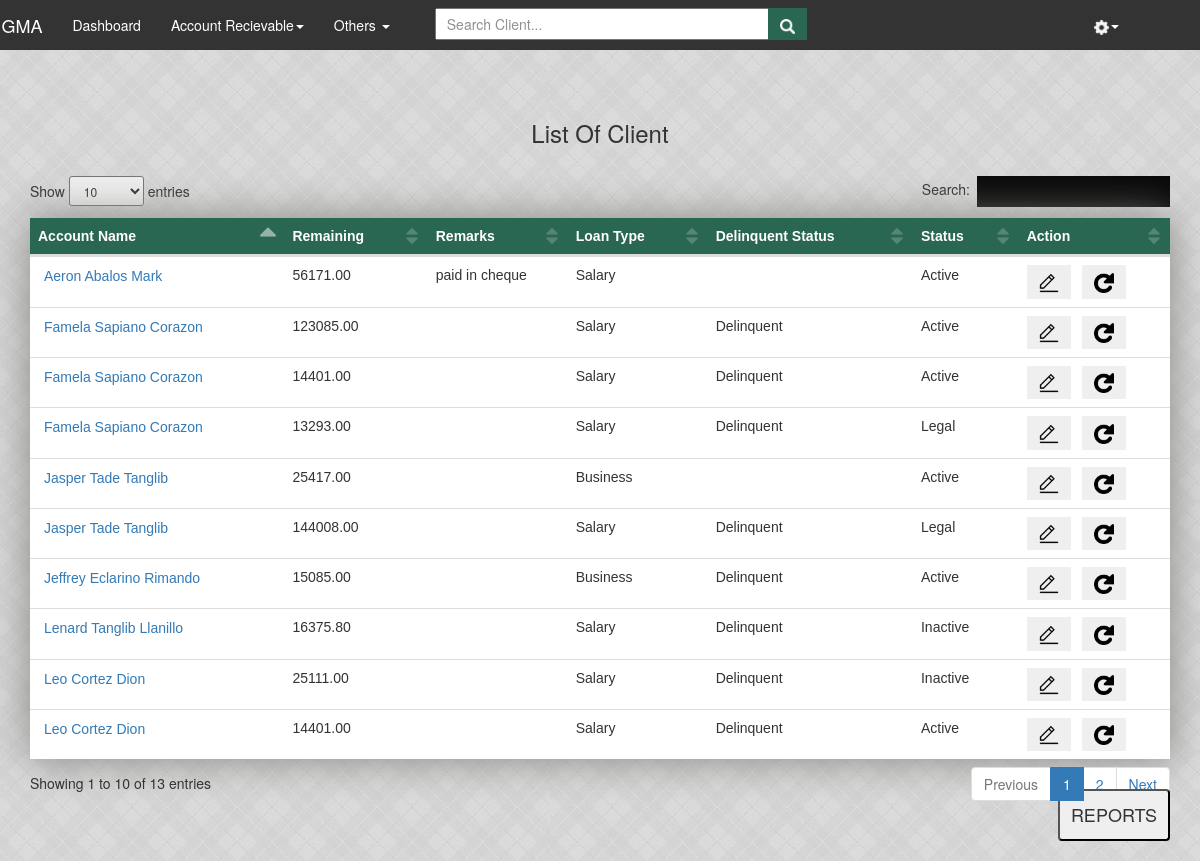
Screenshot of /List.php (signed in) with the database file from the repository.
### tables this page shows
CREATE TABLE `client` (
  `client_id` int(11) NOT NULL AUTO_INCREMENT,
  `first_name` varchar(45) NOT NULL,
  `middle_name` varchar(45) NOT NULL,
  `last_name` varchar(45) NOT NULL,
  `name_of_spouse` varchar(45) DEFAULT NULL,
  `present_address` varchar(100) NOT NULL,
  `contact_no` varchar(45) NOT NULL,
  `requested_amount` int(11) DEFAULT '0',
  `registered_status` enum('Pending','Approved','Denied') NOT NULL DEFAULT 'Pending',
  `registered_date` date NOT NULL,
  `business_address` varchar(100) NOT NULL,
  `name_of_firm` varchar(60) NOT NULL,
  `employment` enum('Employed','Own Business') NOT NULL,
  `position` varchar(60) NOT NULL,
  PRIMARY KEY (`client_id`)
);

CREATE TABLE `loan` (
  `loan_id` int(11) NOT NULL AUTO_INCREMENT,
  `loan_balance` int(11) DEFAULT '0',
  `date_booked` date NOT NULL,
  `maturity_date` date NOT NULL,
  `client_id` int(11) NOT NULL,
  `bi_monthly` int(11) DEFAULT '0',
  `interest_rate` int(11) DEFAULT '0',
  `loan_class` varchar(45) NOT NULL,
  `original_amount` decimal(65,2) DEFAULT '0.00',
  `insurance` int(11) DEFAULT '0',
  `delinquent_status` enum('Active','Inactive','Legal') DEFAULT 'Active',
  `loan_type` enum('Salary','Business') NOT NULL,
  `loan_remarks` varchar(120) DEFAULT NULL,
  `loan_status` enum('Normal','Restructured','Remove') DEFAULT 'Normal',
  PRIMARY KEY (`loan_id`),
  KEY `fk_clientid_loan_idx` (`client_id`),
  CONSTRAINT `fk_clientid_loan` FOREIGN KEY (`client_id`) REFERENCES `client` (`client_id`) ON DELETE CASCADE ON UPDATE CASCADE
);

### List.php (the view, shortened to what this page needs)
<?php
  include 'navigation.php';
?>
 <!DOCTYPE html>
 <html>
      <head>
          <link rel="stylesheet" href="css/w3.css">
          <link rel="stylesheet" type="text/css" href="css/table.css">
          <link rel="stylesheet" type="text/css" href="css/custom.css">
          <link rel="stylesheet" type="text/css" href="css/modal.css">
          <link rel="stylesheet" type="text/css" href="css/style.css">
          <link rel="stylesheet" type="text/css" href="css/search.css">
          <link rel="stylesheet" type="text/css" href="css/notification.css">
          <link rel="stylesheet" type="text/css" href="css/bootstrap.min2.css">
          <link rel="stylesheet" type="text/css" href="css/navigation.css">
          <link rel="stylesheet" type="text/css" href="css/navigation2.css">
          <link rel="stylesheet" type="text/css" href="css/dashboard.css">
          <link rel="stylesheet" type="text/css" href="css/dataTables.bootstrap.min.css" />
      </head>
      <body>
        <nav id="myNavbar" class="navbar nav-color" role="navigation">
            <div class="container">
                <div class="navbar-header">
                    <a class="navbar-brand" href="dashboard.php">SIGMA</a>
                </div>
                <div class="collapse navbar-collapse" id="bs-example-navbar-collapse-1">
                    <?php
                        echo navigate_it()
                    ?>
                    <ul class="nav navbar-nav navbar-right">
                    <?php
                      echo navigate_right();
                      ?>
                    </ul>
                </div>
            </div>
        </nav>
           <div class="container pad-1" style="padding-bottom: 54px;">
                <h3 align="center">List Of Client</h3>
                <br />
                     <table id="employee_data" class="table" >
                          <thead>
                               <tr class="my-bg text-white">
                                    <th>Account Name</th>
                                    <th>Remaining</th>
                                    <th>Remarks</th>
                                    <th>Loan Type</th>
                                    <th>Delinquent Status</th>
                                    <th>Status</th>
                                    <th>Action</th>
                               </tr>
                          </thead>
                          <?php
                          include "Include/connection.php";
                             $query ="SELECT * from client
                                inner join loan on client.client_id = loan.client_id
                                inner join payment on loan.loan_id = payment.loan_id
                                WHERE registered_status='Approved' AND loan_status!='Remove' group by loan.loan_id";
                             $result = mysqli_query($conn, $query);
                         while($row = mysqli_fetch_array($result))
                              {
                                                 $id = $row['loan_id'];
                                $sqlForRemain = "SELECT (loan_balance+COALESCE(SUM(fines),0)+COALESCE(SUM(interest),0)-COALESCE((SUM(amount_paid)),0)) as rb FROM payment JOIN payment_info ON payment_info.payment_id = payment.payment_id JOIN loan ON payment.loan_id=loan.loan_id WHERE status='updated' && payment.loan_id=$id";
                                    $rowRemain = mysqli_fetch_assoc(mysqli_query($conn,$sqlForRemain));
                                    $remaining = $rowRemain['rb'];
                                                                    $remarks= $row['loan_remarks'];
                                  $remarking = htmlspecialchars($remarks);
                                  $first_name = htmlspecialchars($row["first_name"]);
                                  $middle_name = htmlspecialchars($row["middle_name"]);
                                  $last_name = htmlspecialchars($row["last_name"]);
                                    if ($remaining != '0' && $remaining > '0') {
                                      echo '
                                            <tr id='. $row['loan_id'] .'>
                                                <td>
                                                   <form class="pull-left" name="secret" method="post" action="search.php">
                                                    <a href="#" onclick="document.forms["secret"].submit();"><button style="background: transparent; border: none; outline: none;">'.$first_name.' '.$middle_name.' '.$last_name.'</button>&nbsp&nbsp</a>
                                                    <input type="hidden" name="loan_id" value='.$row["loan_id"].'>
                                                    </form>
                                                </td>
                                                <td>'.$remaining.'</td>
                                                <td data-target="remarks">'.$remarking.'</td>
                                                <td>'.$row['loan_type'].'</td>
                                                <td>';
                                                  if ($row['maturity_date'] < date('Y-m-d')) {
                                                            echo "Delinquent";
                                                    }
                                      echo '</td>
                                                <td data-target="status">'.$row["delinquent_status"].'</td>
                                                <td>';
                                      echo '<a href="#" data-role="edit" data-id='. $row['loan_id'] .'><button class="btn"><img src="img/edit2.png" width="20px">
                                    </button></a> &nbsp&nbsp';
                                      if($_SESSION['user']['em_position']=='Operations Manager'){
                                        echo '<a href="#" data-role="update" data-id='. $row['loan_id'] .'><button class="btn"><img src="img/update.png" width="20px">
                                    </button></a>';
                                        echo '</td>
                                            </tr>';
                                          }
                                      }
                                  }
                          ?>
                     </table>
                <button onclick="document.getElementById('id01').style.display='block'" class="reports">REPORTS</button>
          </div>
      </body>
 </html>

### css/w3.css (style rules this page uses)
html { box-sizing:border-box }
*,*:before,*:after { box-sizing:inherit }
html { -ms-text-size-adjust:100%;-webkit-text-size-adjust:100% }
body { margin:0 }
article,aside,details,figcaption,figure,footer,header,main,menu,nav,section,summary { display:block }
a { background-color:transparent;-webkit-text-decoration-skip:objects }
img { border-style:none }
button,input,select,textarea { font:inherit;margin:0 }
button,input { overflow:visible }
button,select { text-transform:none }
button,html [type=button],[type=reset],[type=submit] { -webkit-appearance:button }
html,body { font-family:Verdana,sans-serif;font-size:15px;line-height:1.5 }
html { overflow-x:hidden }
h3 { font-size:24px }
h1,h2,h3,h4,h5,h6 { font-family:"Segoe UI",Arial,sans-serif;font-weight:400;margin:10px 0 }
img { vertical-align:middle }
a { color:inherit }

### css/table.css (style rules this page uses)
table { font-family: arial, sans-serif; border-collapse: collapse; width: 100%; }
.table { background-color: white!important; box-shadow: 0px 0px 40px 1px #888886!important; }
td, th { text-align: left; padding: 8px; }

### css/custom.css (style rules this page uses)
body { background-image: url("../img/cement2.jpg") !important; }
.text-white { color: white!important; }
.my-bg { background-color:#2a6752; }
a { text-decoration: none; color:#000000; }

### css/style.css (style rules this page uses)
.reports { position: fixed; bottom: 20px; right: 30px; font-size: 18px; cursor: pointer; padding: 11px; border-radius: 4px; }

### css/navigation.css (style rules this page uses)
.navbar-brand { color: #ffffff; }
.nav-color { background-color: #333; }
.navbar { border-radius: none !important; }

### css/navigation2.css (style rules this page uses)
.navbar-header { margin-left:-4%!important; }
.navbar-right { margin-right:21px; }
.btn { border-radius: 0px; overflow: hidden; border:none; }
.text-white { color:#fff; }
.navbar { border:none; border-radius: 0px; position: fixed; width: 100%; z-index: 10; }

### css/dashboard.css (style rules this page uses)
.pad-1 { padding-top: 10rem; }

### rows the page displays
client: first_name "Aeron", middle_name "Abalos", last_name "Mark", remaining "56171.00", loan.loan_remarks "paid in cheque", loan.loan_type "Salary", loan.delinquent_status "Active"
client: first_name "Jasper", middle_name "Tade", last_name "Tanglib", remaining "25417.00", loan.loan_type "Business", loan.delinquent_status "Active", remaining "144008.00", loan.loan_type "Salary", shows "Delinquent", loan.delinquent_status "Legal"
client: first_name "Jeffrey", middle_name "Eclarino", last_name "Rimando", remaining "15085.00", loan.loan_type "Business", shows "Delinquent", loan.delinquent_status "Active"
client: first_name "Leo", middle_name "Cortez", last_name "Dion", remaining "25111.00", loan.loan_type "Salary", shows "Delinquent", loan.delinquent_status "Inactive", remaining "14401.00", loan.delinquent_status "Active"
client: first_name "Famela", middle_name "Sapiano", last_name "Corazon", remaining "123085.00", loan.loan_type "Salary", shows "Delinquent", loan.delinquent_status "Active", remaining "14401.00", remaining "13293.00", loan.delinquent_status "Legal"
client: first_name "Lenard", middle_name "Tanglib", last_name "Llanillo", remaining "16375.80", loan.loan_type "Salary", shows "Delinquent", loan.delinquent_status "Inactive"
